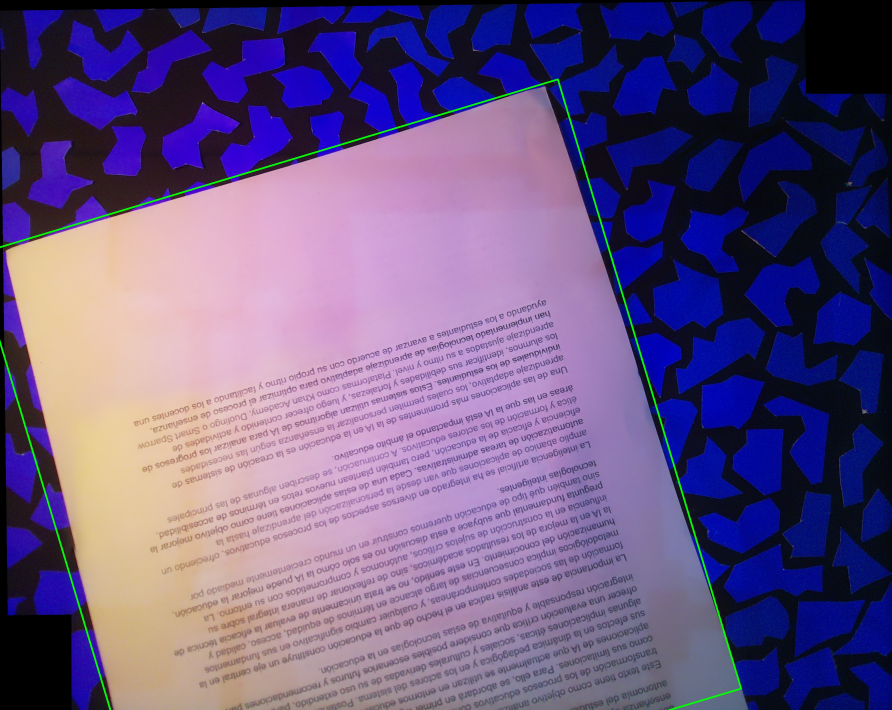
#> input picture debug_imgs/20250707_201642_paper_polygon.jpg, 3566 x 2839 px (shown at 1/4 size)
$ python -i ImageStitcher.py   (imports and definitions only)
#> lines starting #> are read from the running program, lines starting #| are printed output that depends on the picture; after the words box and inside, x2 and y2 are one past the last pixel; in counts of white or black regions, pixels touching at a corner belong together
#> further down, picture is the input picture: shape (2839, 3566, 3); mean B, G, R 131.5, 86.3, 104.6

from datetime import datetime
from turtle import back
from matplotlib.pyplot import gray
import matplotlib.pyplot as plt
import numpy as np
import cv2
import os
import time

from ImageClasses.ImageToStitch import ImageToStitch


class ImageStitcher:
    def __init__(self):
        self.min_matches = 6
        self.text_threshold = 0.001
        self.processing_scale = 0.5

        if hasattr(cv2, 'Stitcher_create'):  # OpenCV 3.x API
            self.opencv_stitcher = cv2.Stitcher_create(cv2.Stitcher_SCANS)
        else:  # OpenCV 4.x API
            self.opencv_stitcher = cv2.createStitcher(cv2.Stitcher_SCANS)

        # Store stitcher status codes for better error reporting
        self.status_codes = {
            cv2.Stitcher_OK: "Stitching completed successfully",
            cv2.Stitcher_ERR_NEED_MORE_IMGS: "Not enough images for stitching",
            cv2.Stitcher_ERR_HOMOGRAPHY_EST_FAIL: "Homography estimation failed",
            cv2.Stitcher_ERR_CAMERA_PARAMS_ADJUST_FAIL: "Camera parameter adjustment failed"
        }

        # Intentar usar GPU si está disponible
        try:
            if hasattr(self.opencv_stitcher, 'setTryUseGpu'):
                self.opencv_stitcher.setTryUseGpu(True)
                print("GPU acceleration enabled for stitching")
        except Exception as e:
            print(f"Could not enable GPU acceleration: {str(e)}")

    # [147 lines left out: functions stitch_images, save_debug_masks, not called in this run]

    def get_paper_polygon_from_stitched_img(self, stitched_img):

        # Verificar si tiene canal alpha
        has_alpha = len(stitched_img.shape) > 2 and stitched_img.shape[2] == 4

        # Convertir a HSV para segmentación por color
        hsv = cv2.cvtColor(stitched_img, cv2.COLOR_BGR2HSV if not has_alpha else cv2.COLOR_BGRA2HSV)
#> hsv: shape (2839, 3566, 3); mean H, S, V 113.3, 124.3, 143.1

        # Detectar áreas rojas (fondo)
        lower_red1 = np.array([0, 100, 100])
        upper_red1 = np.array([10, 255, 255])
        lower_red2 = np.array([160, 100, 100])
        upper_red2 = np.array([179, 255, 255])

        mask_red1 = cv2.inRange(hsv, lower_red1, upper_red1)
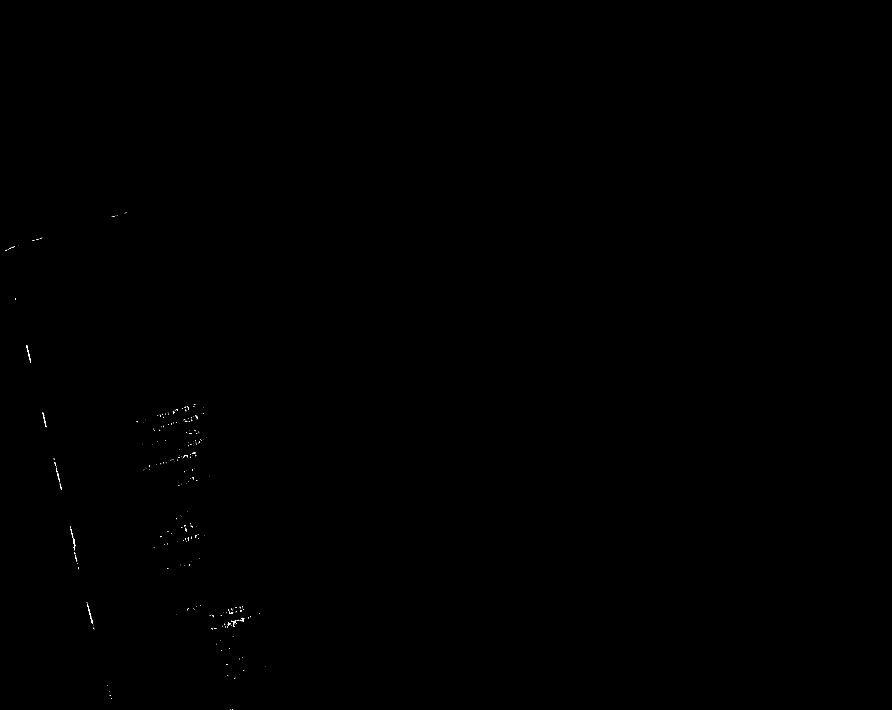
#> mask_red1: shape (2839, 3566) (shown at 1/4 size); 0.03% white in thin lines or dots, all inside (x1, y1, x2, y2) = (21, 850, 1061, 2839)
        mask_red2 = cv2.inRange(hsv, lower_red2, upper_red2)
#> mask_red2: shape (2839, 3566); 0% white in thin lines or dots, all inside (x1, y1, x2, y2) = (21, 784, 1249, 2839)
        red_mask = cv2.bitwise_or(mask_red1, mask_red2)

        # Detectar áreas azules (fondo)
        lower_blue = np.array([90, 50, 50])
        upper_blue = np.array([130, 255, 255])
        blue_mask = cv2.inRange(hsv, lower_blue, upper_blue)
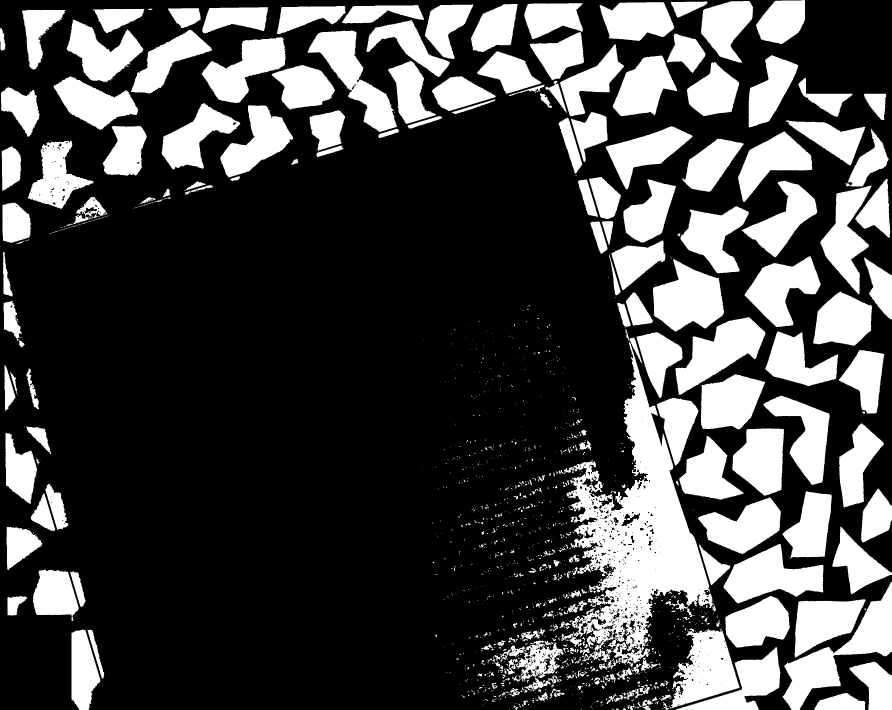
#> blue_mask: shape (2839, 3566) (shown at 1/4 size); 27.6% white; 1841 white regions (1302 under 20 px), largest, box (x1, y1, x2, y2) and area: (2235, 1369, 2857, 2681) 278415, (3130, 2328, 3566, 2839) 64214, (2611, 1036, 2896, 1326) 53151

        # Combinar máscaras de fondo
        background_mask = cv2.bitwise_or(red_mask, blue_mask)

        # Aplicar máscara para oscurecer el fondo (NUEVA IMPLEMENTACIÓN)
        img_darkened = stitched_img.copy()

        if has_alpha:
            black_color = [0, 0, 0, 255]
        else:
            black_color = [0, 0, 0]

        background_pixels = np.where(background_mask > 0)
#> background_pixels = 2796690 positions, rows 0 to 2838, columns 0 to 3565
        if len(background_pixels[0]) > 0:  # Check if mask has any non-zero values
            img_darkened[background_pixels] = black_color

        # Convertir a escala de grises
        if has_alpha:
            gray = cv2.cvtColor(img_darkened[:,:,0:3], cv2.COLOR_BGR2GRAY)
        else:
            gray = cv2.cvtColor(img_darkened, cv2.COLOR_BGR2GRAY)
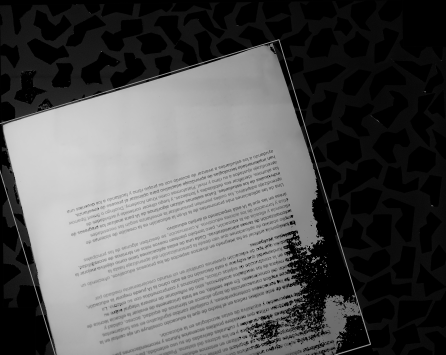
#> gray: shape (2839, 3566) (shown at 1/8 size); min 0, max 220, mean 85.8

        # Binarizar con umbral 130
        _, binary = cv2.threshold(gray, 80, 255, cv2.THRESH_BINARY)
#> binary: shape (2839, 3566); 48.5% white; 1080 white regions (796 under 20 px), largest, box (x1, y1, x2, y2) and area: (0, 314, 2968, 2839) 4874177, (0, 1358, 445, 2839) 10962, (2460, 2528, 2561, 2618) 2173

        # Aplicar blur para suavizar
        blurred_binary = cv2.GaussianBlur(binary, (101, 101), 0)

        # Obtener máscara de papel
        _, paper_mask = cv2.threshold(blurred_binary, 80, 255, cv2.THRESH_BINARY)
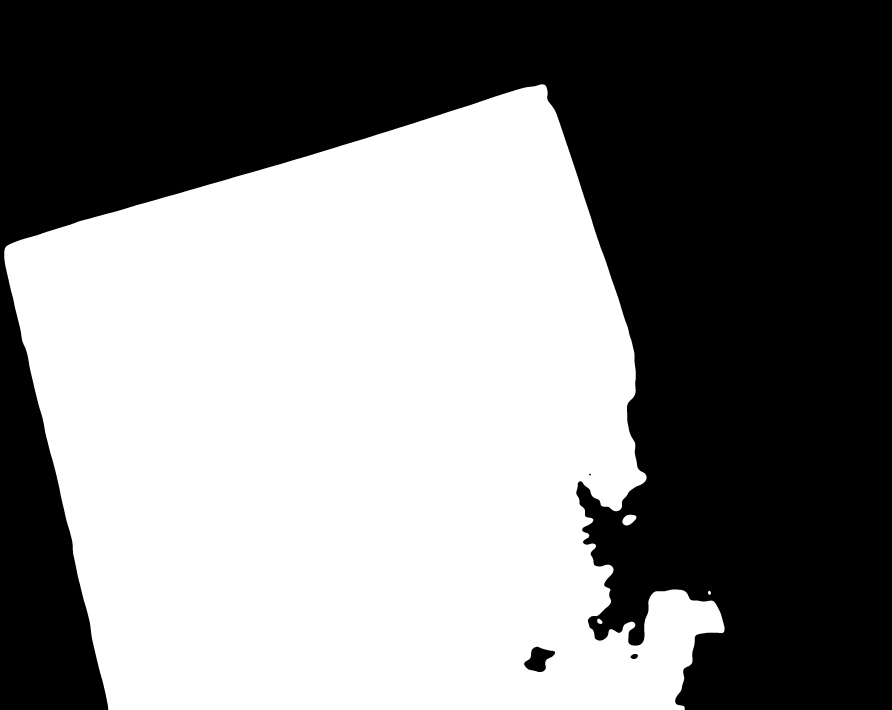
#> paper_mask: shape (2839, 3566) (shown at 1/4 size); 50% white; 4 black regions, box (x1, y1, x2, y2) and area: (0, 0, 3566, 2839) 5053400, (2097, 2587, 2220, 2688) 7252, (2522, 2616, 2552, 2636) 443, (2356, 1895, 2365, 1903) 41

        # Guardar imágenes para depuración
        debug_dir = "debug_imgs/masks"
        os.makedirs(debug_dir, exist_ok=True)
        timestamp = datetime.now().strftime("%Y%m%d_%H%M%S")

        # Guardar imágenes del proceso
        cv2.imwrite(os.path.join(debug_dir, f"{timestamp}_mask_red1.png"), mask_red1)
        cv2.imwrite(os.path.join(debug_dir, f"{timestamp}_mask_red2.png"), mask_red2)
        cv2.imwrite(os.path.join(debug_dir, f"{timestamp}_red_mask_combined.png"), red_mask)
        cv2.imwrite(os.path.join(debug_dir, f"{timestamp}_blue_mask.png"), blue_mask)
        cv2.imwrite(os.path.join(debug_dir, f"{timestamp}_background_mask.png"), background_mask)
        cv2.imwrite(os.path.join(debug_dir, f"{timestamp}_darkened.jpg"), img_darkened)
        cv2.imwrite(os.path.join(debug_dir, f"{timestamp}_gray.png"), gray)
        cv2.imwrite(os.path.join(debug_dir, f"{timestamp}_binary.png"), binary)
        cv2.imwrite(os.path.join(debug_dir, f"{timestamp}_blurred_binary.png"), blurred_binary)
        cv2.imwrite(os.path.join(debug_dir, f"{timestamp}_paper_mask_new.png"), paper_mask)

        # También guardar visualizaciones coloreadas superpuestas sobre la imagen original
        vis_img = stitched_img.copy()
        if has_alpha:
            vis_img = cv2.cvtColor(vis_img, cv2.COLOR_BGRA2BGR)

        # Crear visualización con máscara coloreada
        paper_overlay = np.zeros_like(vis_img)
        paper_overlay[:,:,:] = 255  # Blanco
        paper_pixels = np.where(paper_mask > 0)
#> paper_pixels = 5062738 positions, rows 337 to 2838, columns 17 to 2897
        if len(paper_pixels[0]) > 0:
            paper_overlay[paper_pixels] = [0, 255, 0]  # Verde

        # Aplicar transparencia
        alpha = 0.5
        paper_vis = cv2.addWeighted(vis_img, 1, paper_overlay, alpha, 0)
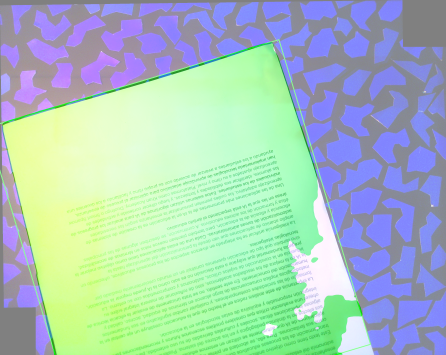
#> paper_vis: shape (2839, 3566, 3) (shown at 1/8 size); mean B, G, R 188.9, 198, 168.3

        # Guardar visualización
        cv2.imwrite(os.path.join(debug_dir, f"{timestamp}_paper_vis_new.jpg"), paper_vis)

        print(f"Máscaras guardadas en {debug_dir}")

        # Limpiar la máscara
        kernel = np.ones((15, 15), np.uint8)
        paper_mask = cv2.morphologyEx(paper_mask, cv2.MORPH_CLOSE, kernel, iterations=2)
#> paper_mask: shape (2839, 3566); 50.1% white; 2 black regions, box (x1, y1, x2, y2) and area: (0, 0, 3566, 2839) 5050040, (2107, 2592, 2201, 2685) 6496
        paper_mask = cv2.morphologyEx(paper_mask, cv2.MORPH_OPEN, kernel, iterations=1)
#> paper_mask: shape (2839, 3566); 50% white; 2 black regions

        # Guardar máscara procesada
        cv2.imwrite(os.path.join(debug_dir, f"{timestamp}_paper_mask_processed.png"), paper_mask)

        # Encontrar contornos
        contours, _ = cv2.findContours(paper_mask, cv2.RETR_EXTERNAL, cv2.CHAIN_APPROX_SIMPLE)
#> contours = 2 contours; box (x1, y1, x2, y2) and area: (17, 338, 2897, 2839) 5066122, (2491, 2060, 2542, 2101) 1654

        if not contours:
            return None, paper_mask, stitched_img

        # Filtrar por área
        min_area = stitched_img.shape[0] * stitched_img.shape[1] * 0.05
        large_contours = [cnt for cnt in contours if cv2.contourArea(cnt) > min_area]
#> large_contours = 1 contour; box (x1, y1, x2, y2) and area: (17, 338, 2897, 2839) 5066122

        if not large_contours:
            return None, paper_mask, stitched_img

        # Obtener el contorno más grande
        paper_contour = max(large_contours, key=cv2.contourArea)
#> paper_contour = contour of 3766 points, box (x1, y1, x2, y2) (17, 338, 2897, 2839), area 5066122

        # Aproximar el contorno
        epsilon = 0.02 * cv2.arcLength(paper_contour, True)
#> epsilon = 227.4
        approx_contour = cv2.approxPolyDP(paper_contour, epsilon, True)
#> approx_contour = [[2178, 339], [21, 990], [432, 2838], [2738, 2838], [2854, 2405], [2356, 2505], [2310, 1943], [2584, 1901]]

        # Asegurar 4 vértices
        if len(approx_contour) != 4:
            rect = cv2.minAreaRect(paper_contour)
#> rect = ((1430.2, 1890.6), (2457.4, 2567.6), -16.73)
            approx_contour = np.int0(cv2.boxPoints(rect))
#> approx_contour = [[623, 3473], [-116, 1014], [2237, 307], [2976, 2766]]

        # Crear máscara refinada
        refined_mask = np.zeros_like(paper_mask)
        cv2.drawContours(refined_mask, [approx_contour], 0, 255, -1)
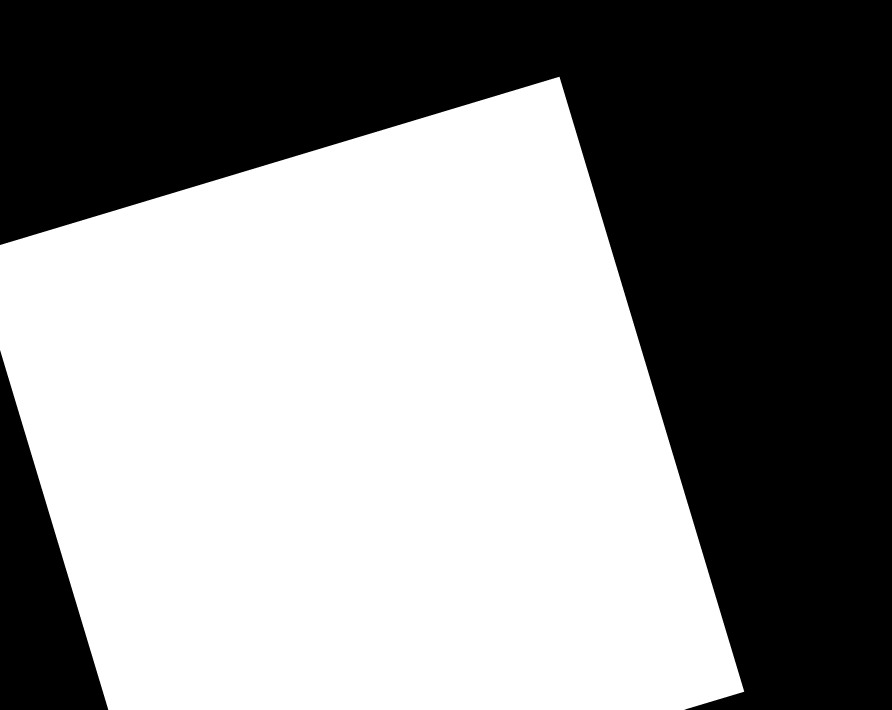
#> refined_mask: shape (2839, 3566) (shown at 1/4 size); 54.9% white; 2 black regions, box (x1, y1, x2, y2) and area: (0, 0, 3566, 2839) 4256831, (0, 1401, 433, 2839) 311760

        # Guardar máscara refinada
        cv2.imwrite(os.path.join(debug_dir, f"{timestamp}_refined_mask.png"), refined_mask)

        img_without_background = stitched_img.copy()
        background_color = [255, 255, 255, 0] if has_alpha else [255, 255, 255]
        background_pixels = np.where(refined_mask == 0)
#> background_pixels = 4568591 positions, rows 0 to 2838, columns 0 to 3565
        if len(background_pixels[0]) > 0:
            img_without_background[background_pixels] = background_color
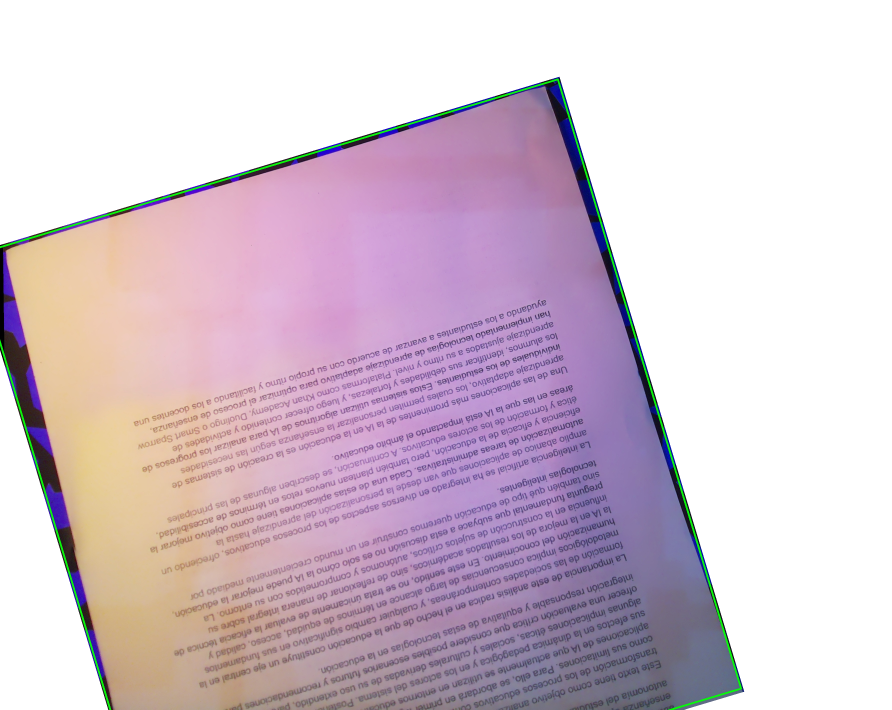
#> img_without_background: shape (2839, 3566, 3) (shown at 1/4 size); mean B, G, R 208.4, 196.2, 213

        # Guardar imágenes de depuración
        debug_dir = "debug_imgs"
        os.makedirs(debug_dir, exist_ok=True)

        # Guardar contorno visualizado sobre la imagen
        vis_img = stitched_img.copy()
        cv2.drawContours(vis_img, [approx_contour], 0, (0, 255, 0), 5)  # Contorno verde grueso
        vis_path = os.path.join(debug_dir, f"{timestamp}_paper_polygon.jpg")
        cv2.imwrite(vis_path, vis_img)

        # Guardar imagen sin fondo
        img_path = os.path.join(debug_dir, f"{timestamp}_paper_extracted.png")
        cv2.imwrite(img_path, img_without_background)

        print(f"Polígono de papel detectado con {len(approx_contour)} vértices")
#| Polígono de papel detectado con 4 vértices
        print(f"Imágenes de depuración guardadas en {debug_dir}")

        # Verificar y ajustar si no son exactamente 4 vértices
        if len(approx_contour) != 4:
            rect = cv2.minAreaRect(paper_contour)
            box = cv2.boxPoints(rect)
            approx_contour = np.int0(box)

        return approx_contour, refined_mask, img_without_background

    # [50 lines left out: function visualize_result, not called in this run]

>>> import cv2
>>> picture = cv2.imread('../debug_imgs/20250707_201642_paper_polygon.jpg')
>>> result = ImageStitcher().get_paper_polygon_from_stitched_img(picture)
